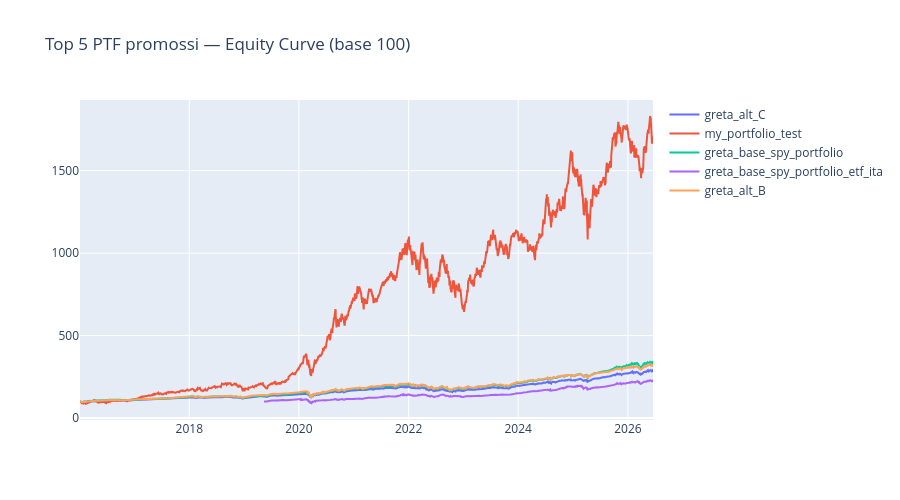

The notebook cell this image was saved under:
### Markdown cell above
## §4 — Equity curve PTF promossi

### Code cell
TOP_N = 5
plot_lazy_equity_curves(
    promoted_df=df,
    registry=L_PORTFOLIO_REGISTRY,
    top=TOP_N,
    sort_by='Sharpe',
    mode='overlay',
)

### Figure 1 — Plotly figure (JSON) as saved in the notebook; plotly's stock layout.template omitted (floating-point values rounded to 4 significant figures; data arrays with more than 128 entries replaced by an {"elided": "..."} marker saying what was removed)
{"data": [{"mode": "lines", "name": "greta_alt_C", "type": "scatter", "x": {"elided": "2584 str values"}, "y": {"elided": "2584 float values"}}, {"mode": "lines", "name": "my_portfolio_test", "type": "scatter", "x": {"elided": "2629 str values"}, "y": {"elided": "2629 float values"}}, {"mode": "lines", "name": "greta_base_spy_portfolio", "type": "scatter", "x": {"elided": "2584 str values"}, "y": {"elided": "2584 float values"}}, {"mode": "lines", "name": "greta_base_spy_portfolio_etf_ita", "type": "scatter", "x": {"elided": "1801 str values"}, "y": {"elided": "1801 float values"}}, {"mode": "lines", "name": "greta_alt_B", "type": "scatter", "x": {"elided": "2584 str values"}, "y": {"elided": "2584 float values"}}], "layout": {"height": 500, "title": {"text": "Top 5 PTF promossi — Equity Curve (base 100)"}}}
